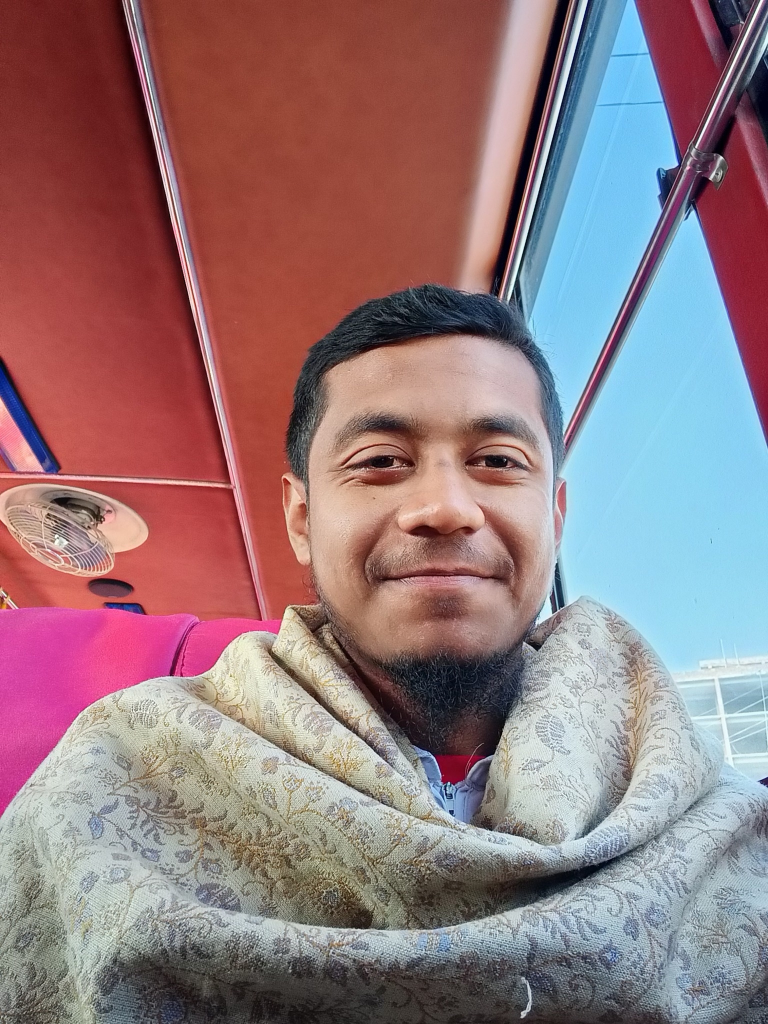
#> input picture Face_Recognization/Face_attendence/Image/Abdullah.jpg, 1536 x 2048 px (shown at 1/2 size); its folder holds only this picture in this run
$ python build_montages.py --image ../../Face_Recognization/Face_attendence/Image
#> lines starting #> are read from the running program, lines starting #| are printed output that depends on the picture
#> further down, image is the input picture: shape (2048, 1536, 3); mean B, G, R 125.6, 121.3, 147.8
### OpenCV/Basic/immmm.py
import numpy as np
import cv2

def build_montages(image_list, image_shape, montage_shape):
    """
    ---------------------------------------------------------------------------------------------
    author: Kyle Hounslow
    ---------------------------------------------------------------------------------------------
    Converts a list of single images into a list of 'montage' images of specified rows and columns.
    A new montage image is started once rows and columns of montage image is filled.
    Empty space of incomplete montage images are filled with black pixels
    ---------------------------------------------------------------------------------------------
    :param image_list: python list of input images
    :param image_shape: tuple, size each image will be resized to for display (width, height)
    :param montage_shape: tuple, shape of image montage (width, height)
    :return: list of montage images in numpy array format
    ---------------------------------------------------------------------------------------------
    example usage:
    # load single image
    img = cv2.imread('lena.jpg')
    # duplicate image 25 times
    num_imgs = 25
    img_list = []
    for i in xrange(num_imgs):
        img_list.append(img)
    # convert image list into a montage of 256x256 images tiled in a 5x5 montage
    montages = make_montages_of_images(img_list, (256, 256), (5, 5))
    # iterate through montages and display
    for montage in montages:
        cv2.imshow('montage image', montage)
        cv2.waitKey(0)
    ----------------------------------------------------------------------------------------------
    """
#> called with image_shape = (150, 200), montage_shape = (7, 3)
    if len(image_shape) != 2:
        raise Exception('image shape must be list or tuple of length 2 (rows, cols)')
    if len(montage_shape) != 2:
        raise Exception('montage shape must be list or tuple of length 2 (rows, cols)')
    image_montages = []
    # start with black canvas to draw images onto
    montage_image = np.zeros(shape=(image_shape[1] * (montage_shape[1]), image_shape[0] * montage_shape[0], 3),
                          dtype=np.uint8)
    cursor_pos = [0, 0]
    start_new_img = False
    for img in image_list:
        if type(img).__module__ != np.__name__:
            raise Exception('input of type {} is not a valid numpy array'.format(type(img)))
        start_new_img = False
        img = cv2.resize(img, image_shape)
        # draw image to black canvas
        montage_image[cursor_pos[1]:cursor_pos[1] + image_shape[1], cursor_pos[0]:cursor_pos[0] + image_shape[0]] = img
        cursor_pos[0] += image_shape[0]  # increment cursor x position
        if cursor_pos[0] >= montage_shape[0] * image_shape[0]:
            cursor_pos[1] += image_shape[1]  # increment cursor y position
            cursor_pos[0] = 0
            if cursor_pos[1] >= montage_shape[1] * image_shape[1]:
                cursor_pos = [0, 0]
                image_montages.append(montage_image)
                # reset black canvas
                montage_image = np.zeros(shape=(image_shape[1] * (montage_shape[1]), image_shape[0] * montage_shape[0], 3),
                                      dtype=np.uint8)
                start_new_img = True
#> this loop made 1 pass
#> start_new_img on pass 1: False
#> pass 1, in build_montages, `img = cv2.resize(img, image_shape)`:
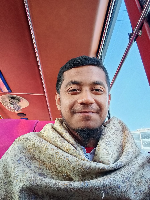
#> img: shape (200, 150, 3); mean of channels 0, 1, 2 125.5, 121.3, 147.8; drawn as B, G, R
#> after the loop:
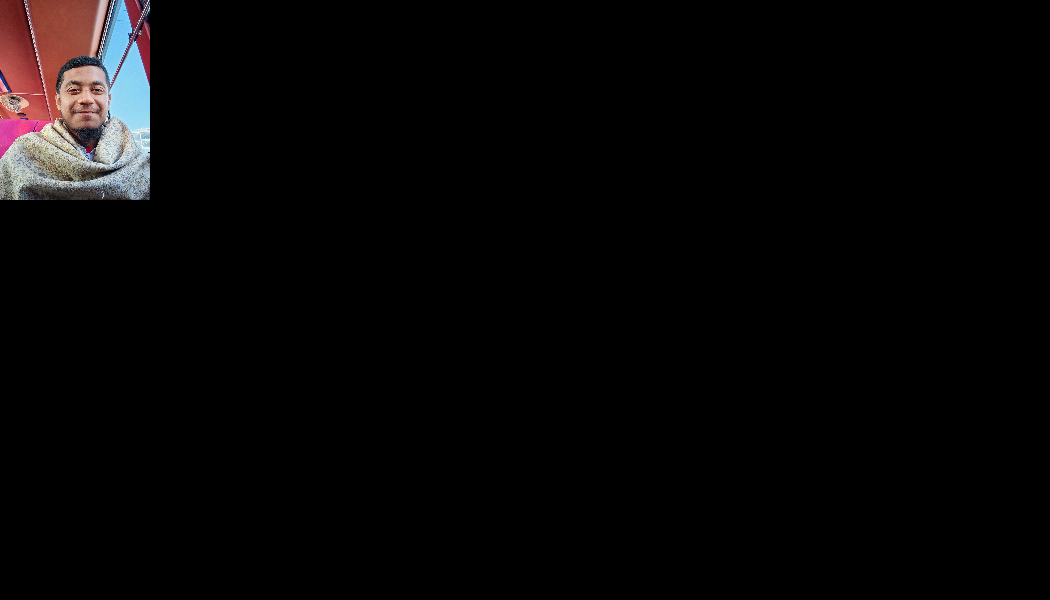
#> montage_image: shape (600, 1050, 3); mean of channels 0, 1, 2 6, 5.8, 7; drawn as B, G, R
#> after the loop, cursor_pos = [150, 0]; image_montages = []
    if start_new_img is False:
        image_montages.append(montage_image)  # add unfinished montage
    return image_montages

### OpenCV/Basic/imutils_path.py

import os

image_types = (".jpg", ".jpeg", ".png", ".bmp", ".tif", ".tiff")


def list_images(basePath, contains=None):
    # return the set of files that are valid
    return list_files(basePath, validExts=image_types, contains=contains)


def list_files(basePath, validExts=None, contains=None):
    # loop over the directory structure
    for (rootDir, dirNames, filenames) in os.walk(basePath):
        # loop over the filenames in the current directory
        for filename in filenames:
            # if the contains string is not none and the filename does not contain
            # the supplied string, then ignore the file
            if contains is not None and filename.find(contains) == -1:
                continue

            # determine the file extension of the current file
            ext = filename[filename.rfind("."):].lower()

            # check to see if the file is an image and should be processed
            if validExts is None or ext.endswith(validExts):
                # construct the path to the image and yield it
                imagePath = os.path.join(rootDir, filename)
                yield imagePath

### OpenCV/Basic/build_montages.py
from immmm import build_montages
import imutils_path
import argparse
import random
import cv2

ap = argparse.ArgumentParser()
ap.add_argument('-i','--image',required =True,
                help = 'path of input directory of images')
ap.add_argument('-s','--sample',type=int,default=21,
                help='sample of images')

args = vars(ap.parse_args())

imagePath = list(imutils_path.list_images(args['image']))
random.shuffle(imagePath)
imagePath = imagePath[:args['sample']]

images = []

for image_path in imagePath:
    image = cv2.imread(image_path)
    images.append(image)
montages = build_montages(images,(150,200),(7,3))
#> montages = 1 item
for montage in montages:
    cv2.imshow("Montage",montage)
    cv2.imwrite('Montages.png',montage)
    cv2.waitKey(0)
#> this loop made 1 pass

$ run again, on Face_Recognization/Face_attendence/Image/Alomgir.jpg
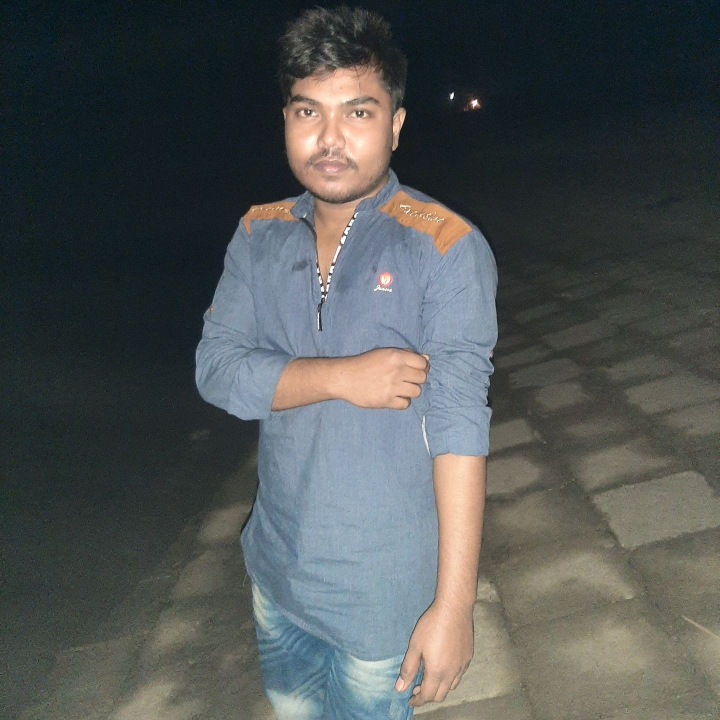
#> input picture Face_Recognization/Face_attendence/Image/Alomgir.jpg, 1440 x 1440 px (shown at 1/2 size)
#> image is the input picture: shape (1440, 1440, 3); mean B, G, R 83.6, 84.4, 80.2
#> the loop in build_montages, `for img in image_list:` made 1 pass
#> start_new_img on pass 1: False
#> pass 1, in build_montages, `img = cv2.resize(img, image_shape)`:
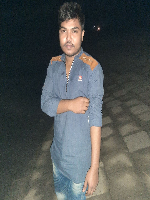
#> img: shape (200, 150, 3); mean of channels 0, 1, 2 83.4, 84.3, 80.1; drawn as B, G, R
#> after the loop in build_montages, `for img in image_list:`:
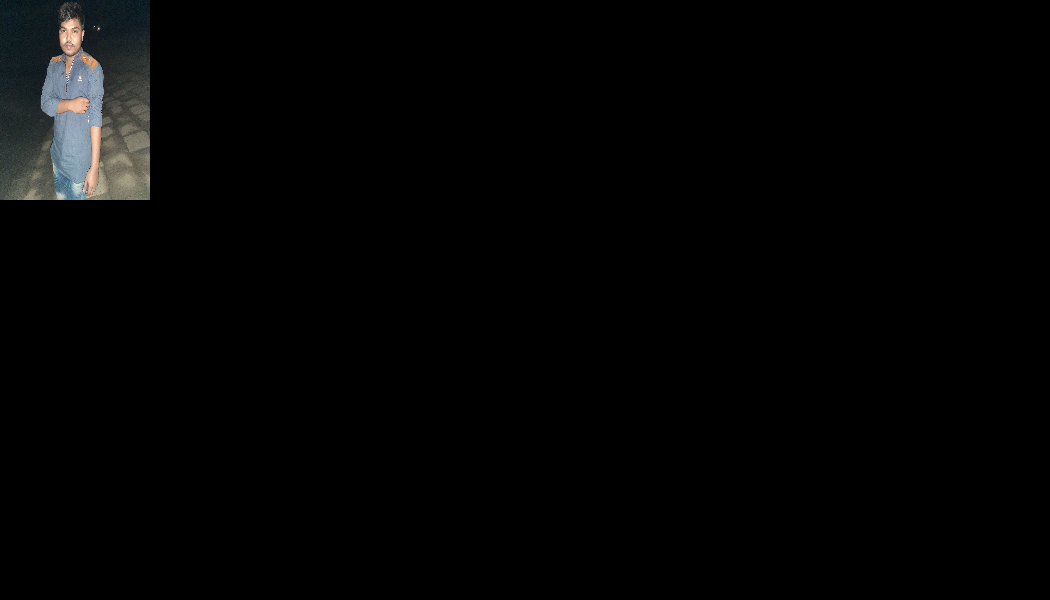
#> montage_image: shape (600, 1050, 3); mean of channels 0, 1, 2 4, 4, 3.8; drawn as B, G, R
#> after the loop in build_montages, `for img in image_list:`: cursor_pos = [150, 0]; image_montages = []
#> montages = 1 item
#> the loop `for montage in montages:` made 1 pass

$ run again, on Face_Recognization/Face_attendence/Image/Pranto.jpg
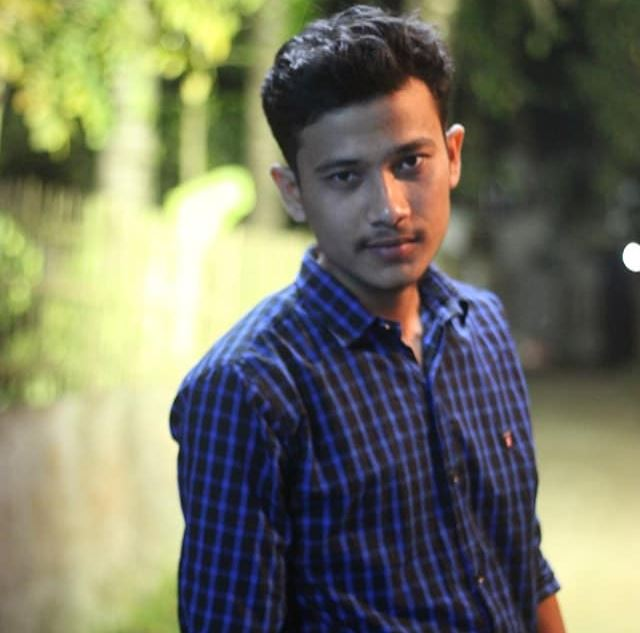
#> input picture Face_Recognization/Face_attendence/Image/Pranto.jpg, 640 x 633 px
#> image is the input picture: shape (633, 640, 3); mean B, G, R 98.4, 117.3, 116.3
#> the loop in build_montages, `for img in image_list:` made 1 pass
#> start_new_img on pass 1: False
#> pass 1, in build_montages, `img = cv2.resize(img, image_shape)`:
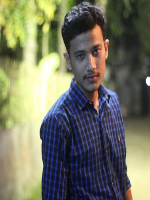
#> img: shape (200, 150, 3); mean of channels 0, 1, 2 98.3, 117.2, 116.1; drawn as B, G, R
#> after the loop in build_montages, `for img in image_list:`:
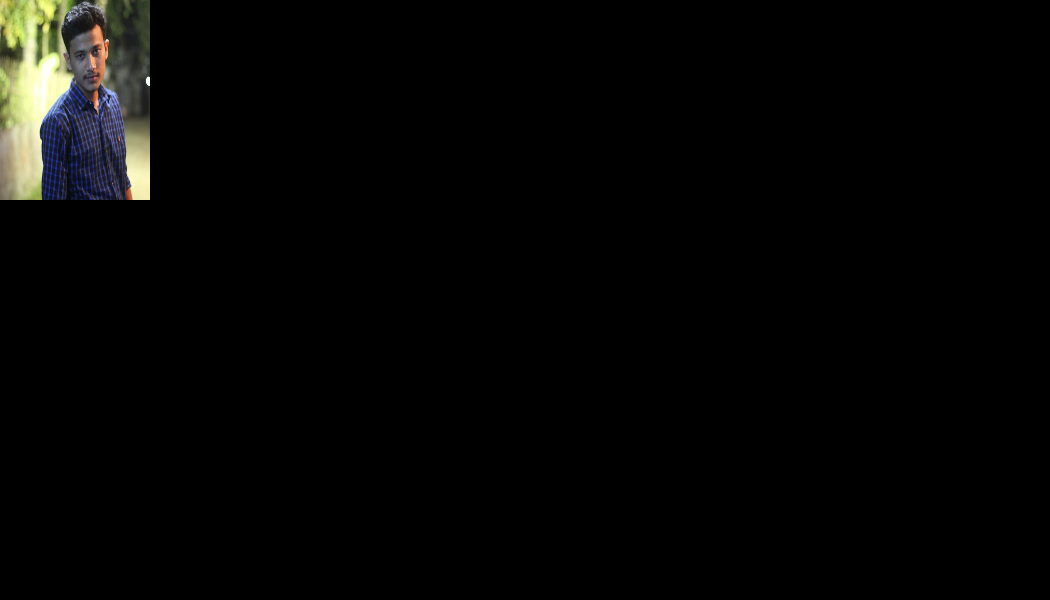
#> montage_image: shape (600, 1050, 3); mean of channels 0, 1, 2 4.7, 5.6, 5.5; drawn as B, G, R
#> after the loop in build_montages, `for img in image_list:`: cursor_pos = [150, 0]; image_montages = []
#> montages = 1 item
#> the loop `for montage in montages:` made 1 pass

$ run again, on Face_Recognization/Face_attendence/Image/sujon.jpg
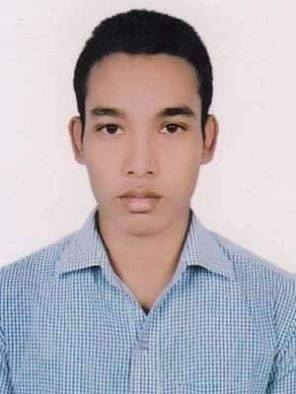
#> input picture Face_Recognization/Face_attendence/Image/sujon.jpg, 296 x 394 px
#> image is the input picture: shape (394, 296, 3); mean B, G, R 184, 176.5, 183.6
#> the loop in build_montages, `for img in image_list:` made 1 pass
#> start_new_img on pass 1: False
#> pass 1, in build_montages, `img = cv2.resize(img, image_shape)`:
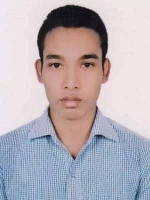
#> img: shape (200, 150, 3); mean of channels 0, 1, 2 183.9, 176.4, 183.4; drawn as B, G, R
#> after the loop in build_montages, `for img in image_list:`:
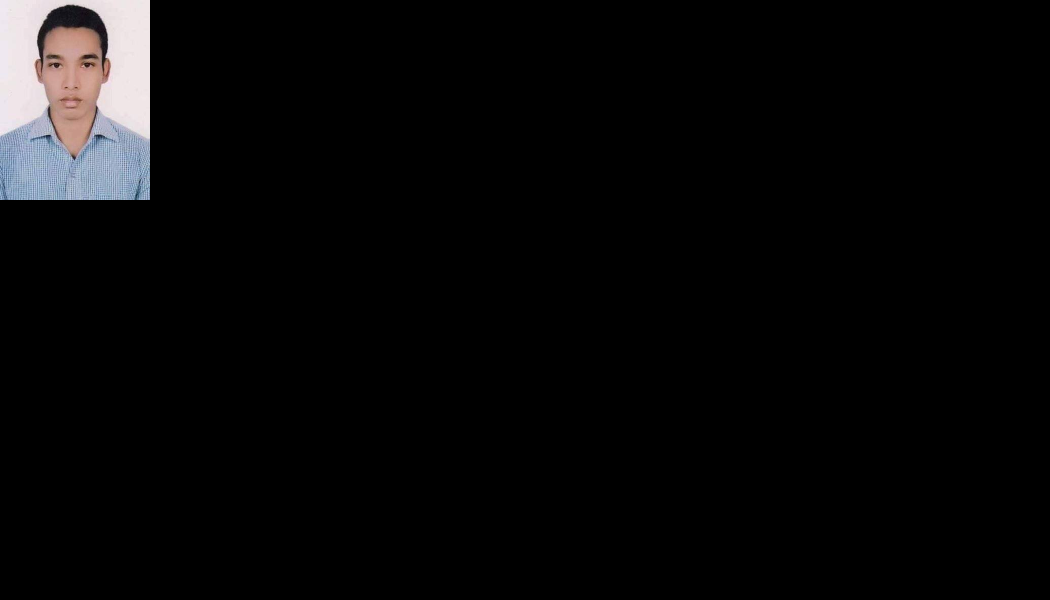
#> montage_image: shape (600, 1050, 3); mean of channels 0, 1, 2 8.8, 8.4, 8.7; drawn as B, G, R
#> after the loop in build_montages, `for img in image_list:`: cursor_pos = [150, 0]; image_montages = []
#> montages = 1 item
#> the loop `for montage in montages:` made 1 pass
